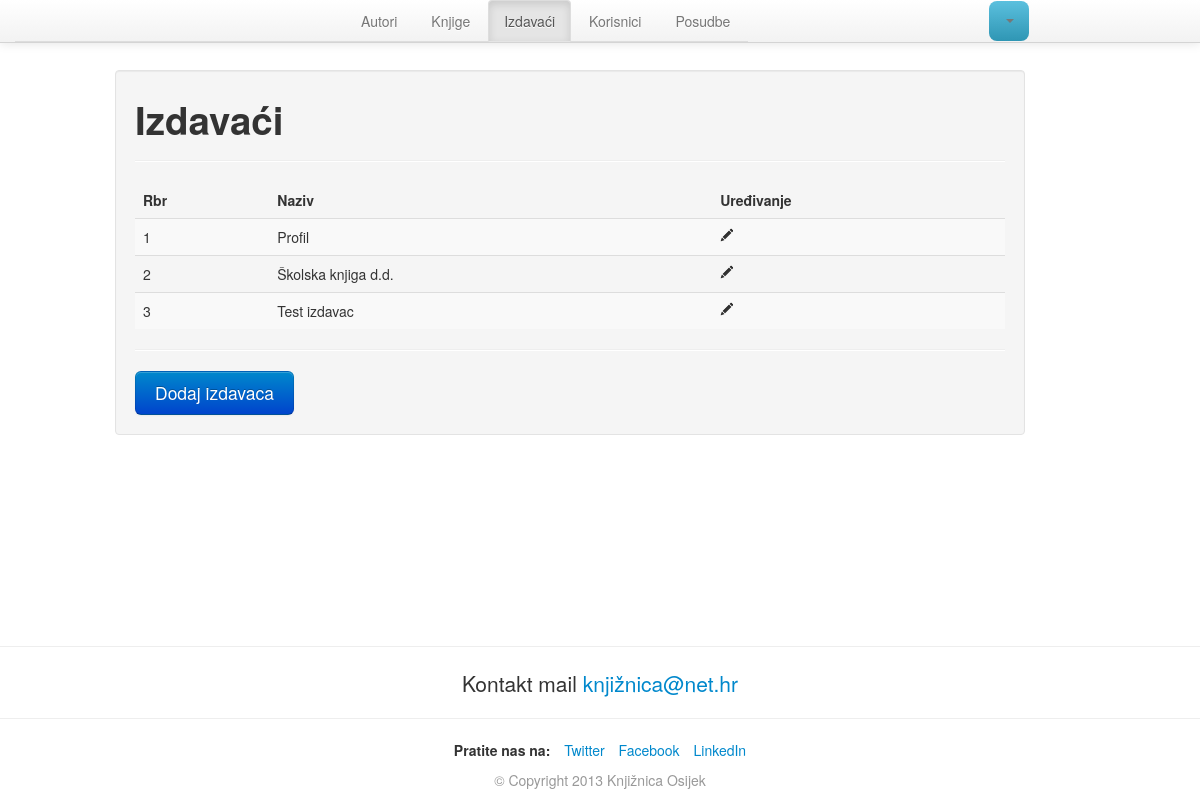
The page /izdavaci.php (signed in) on the database its author committed.
### tables this page shows
CREATE TABLE IF NOT EXISTS `izdavac` (
  `izdavac_ID` int(11) NOT NULL AUTO_INCREMENT,
  `naziv` varchar(50) NOT NULL,
  PRIMARY KEY (`izdavac_ID`)
);

### php/functions/general-functions.php (called while the page is built, shortened)
<?php
function upit($sql)
{
	$rez = mysql_query($sql);
	$rezultat = array();
	while($item = mysql_fetch_array($rez))
	{
		$rezultat[] = $item;
	}
	return $rezultat;
}
?>

### izdavaci.php (the view, shortened to what this page needs)
<?php include 'php/includes/header.php';
$sql = "SELECT * FROM izdavac";
$izdavaci= upit($sql);
?>
<h1>Izdavaći</h1>
<hr>
<table class="table table-striped">
<thead>
	<tr>
		<th>Rbr</th>
		<th>Naziv</th>
		<th>Uređivanje</th>
	</tr>
	</thead>
	<tbody>
	<?php
	$i=1;
	foreach($izdavaci as $izdavac)
	{
		echo "<tr>";
		echo "<td>".$i++."</td>";
		echo "<td>{$izdavac['naziv']}</td>";
		echo "<td><a href=\"izdavac.php?id={$izdavac['izdavac_ID']}\"><i class=\"icon-pencil\"></i></a></td>";
		echo "</tr>";
	}
	?>
	</tbody>
</table>
<hr>
<a href="" class="btn btn-primary btn-large" data-toggle="modal" data-target="#modal-dodaj-izdavaca">Dodaj izdavaca</a>
<?php include 'php/includes/footer.php'; ?>

### css/custom.css (style rules this page uses)
body { padding-top: 5em; }

### rows shown on the page
izdavac: naziv "Profil"
izdavac: naziv "Školska knjiga d.d."
izdavac: naziv "Test izdavac"
